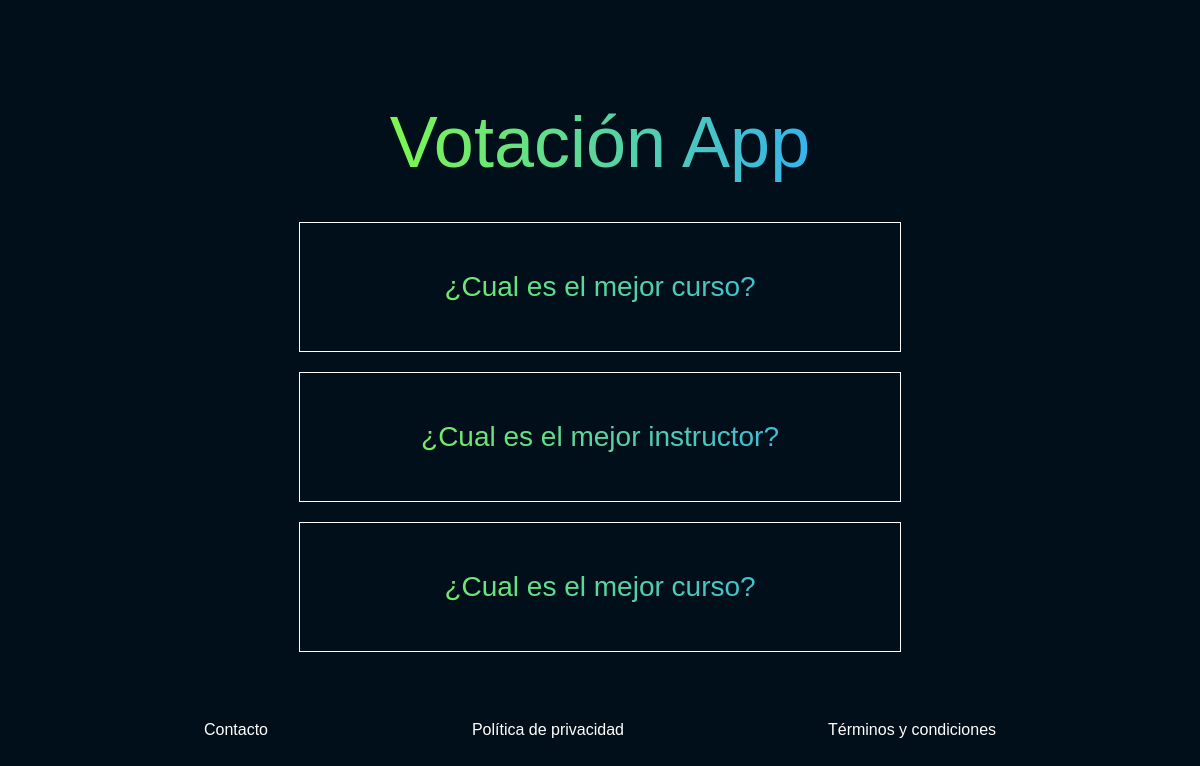
/polls/, run on an earlier commit of the app's database.
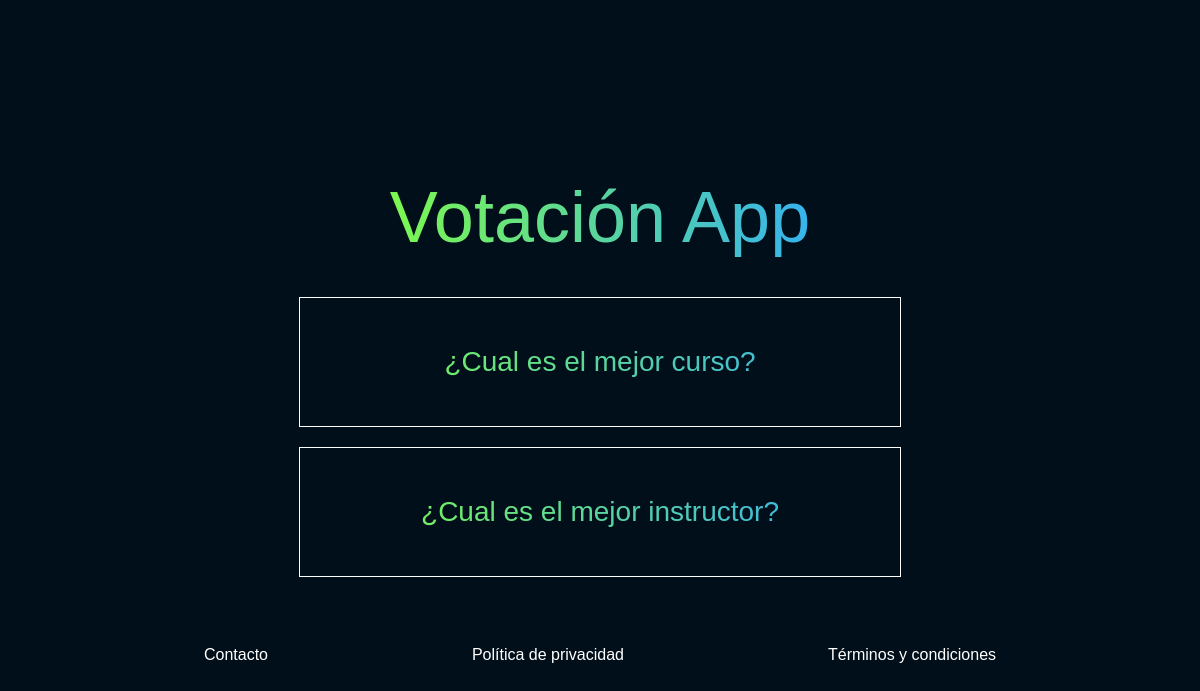
And on a later commit of the database.
### polls/models.py (models this page shows, shortened)
class Question(models.Model):
    question_text = models.CharField(max_length=200)
    pub_date = models.DateTimeField('Date published')

### polls/views.py (the view)
# urls.py: path('', views.IndexView.as_view(), name='index'),
class IndexView(generic.ListView):
    template_name = 'polls/index.html'
    context_object_name = 'latest_question_list'
    def get_queryset(self):
        return Question.objects.filter(pub_date__lte=timezone.now()).order_by('-pub_date')[:5]

### polls/templates/polls/index.html (shortened to what this page needs)
{% load static %}
<!DOCTYPE html>
<html lang="en">
<head>
    <link rel="stylesheet" href="{% static 'polls/reset.css' %}">
    <link rel="stylesheet" href="{% static 'polls/style.css' %}">
</head>
<body>
  <header>
      <h1>Votación App</h1>
  </header>
  <main>
    {% if latest_question_list %}
        <ul>
        {% for question in latest_question_list %}
            <li><a href="{% url 'polls:detail' question.id %}">{{ question.question_text }}</a></li>
        {% endfor %}
        </ul>
    {% else %}
        <p>No polls are available.</p>
    {% endif %}
  </main>
  <footer>
      <a href="#">Contacto</a>
      <a href="#">Política de privacidad</a>
      <a href="#">Términos y condiciones</a>
  </footer>
</body>
</html>

What changed in the data, as far as the page shows it:
removed Question: question_text "¿Cual es el mejor curso?"
